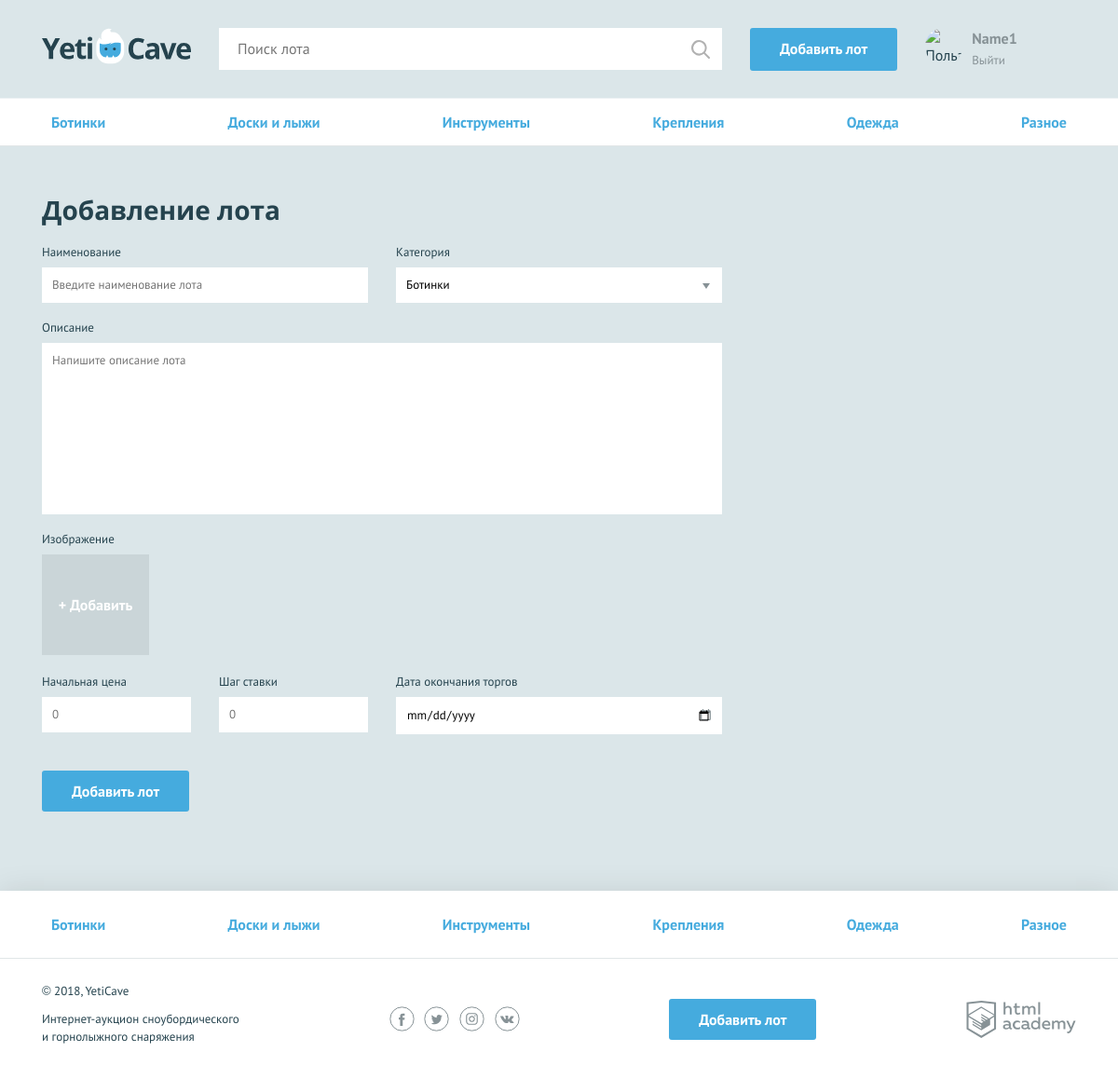
The page /add.php (signed in) on the database its author committed.
### tables this page shows
CREATE TABLE categories (
	id INT AUTO_INCREMENT PRIMARY KEY, 
	name CHAR (32) UNIQUE NOT NULL
);

### functions.php (called while the page is built, shortened)
<?php
	function include_template($name, $data) {
		$name = 'templates/' . $name;
		extract($data);
		require $name;
		$result = ob_get_clean();
		return $result;
	}
function include_component($name, $data) {
    $name = 'components/' . $name;
    extract($data);
    require $name;
    $result = ob_get_clean();
    return $result;
}
?>

### templates/tmpl_add.php (the view, shortened to what this page needs)
<form class="form form--add-lot container form--invalid" action="add.php" method="post" enctype="multipart/form-data">
    <h2>Добавление лота</h2>
    <div class="form__container-two">
        <?php $classname = isset($errors['name']) ? "form__item--invalid" : "";
        $value = isset($lot['name']) ? strip_tags($lot['name']) : ""; ?>
        <div class="form__item <?=$classname;?>">
            <label for="lot-name">Наименование</label>
            <input value="<?=$value;?>" id="lot-name" type="text" name="lot[name]" placeholder="Введите наименование лота" >
        </div>
        <div class="form__item">
            <label for="category">Категория</label>
            <select id="category" name="lot[category]" required>
                <?php foreach ($categories as $category): ?>
                    <option value="<?=$category['id'];?>">
                        <?=$category['name'];?></option>
                <?php endforeach; ?>
            </select>
        </div>
    </div>
    <?php $classname = isset($errors['description']) ? "form__item--invalid" : "";
    $value = isset($lot['description']) ? strip_tags($lot['description']) : ""; ?>
    <div class="form__item form__item--wide <?=$classname;?> " >
        <label for="message">Описание</label>
        <textarea id="message" name="lot[description]" placeholder="Напишите описание лота" ><?=$value;?></textarea>
    </div>
    <?php $classname = isset($_FILES['new_image']['name']) ? "form__item--uploaded" : "";
    $value = isset($_FILES['new_image']['name']) ? strip_tags($_FILES['new_image']['name']) : ""; ?>
    <div class="form__item form__item--file <?=$classname;?> ">
        <label>Изображение</label>
        <div class="form__input-file">
            <label for="photo2">
                <span>+ Добавить</span>
            </label>
        </div>
    </div>
    <div class="form__container-three">
        <?php $classname = isset($errors['st_price']) ? "form__item--invalid" : "";
        $value = isset($lot['st_price']) ? strip_tags($lot['st_price']) : ""; ?>
        <div class="form__item form__item--small <?=$classname;?>">
            <label for="lot-rate">Начальная цена</label>
            <input value="<?=$value;?>" id="lot-rate" type="number" name="lot[st_price]" placeholder="0" >
        </div>
        <?php $classname = isset($errors['bet_step']) ? "form__item--invalid" : "";
        $value = isset($lot['bet_step']) ? strip_tags($lot['bet_step']) : ""; ?>
        <div class="form__item form__item--small <?=$classname;?>">
            <label for="lot-step">Шаг ставки</label>
            <input value="<?=$value;?>" id="lot-step" type="number" name="lot[bet_step]" placeholder="0" >
        </div>
        <?php $classname = isset($errors['end_date']) ? "form__item--invalid" : "";
        $value = isset($lot['end_date']) ? strip_tags($lot['end_date']) : ""; ?>
        <div class="form__item <?=$classname;?>">
            <label for="lot-date">Дата окончания торгов</label>
            <input value="<?=$value;?>"  class="form__input-date" id="lot-date" type="date" name="lot[end_date]" >
        </div>
    </div>
    <button type="submit" class="button">Добавить лот</button>
</form>

### components/comp_categories.php
<nav class="nav">
    <ul class="nav__list container">
        <?php foreach ($categories as $category): ?>
            <li class="nav__item">
                <a href="pages/all-lots.html">
                    <?=$category['name'];?>
                </a>
            </li>
        <?php endforeach; ?>
    </ul>
</nav>

### css/style.css (style rules this page uses)
html, body { height: 100%; }
body { min-width: 1140px; background-color: #dbe6e9; font-family: "PT Sans", sans-serif; font-weight: 400; font-size: 16px; line-height: 26px; color: #25434e; }
a { text-decoration: none; }
h2 { margin: 0; font-family: "Open Sans", sans-serif; font-size: 28px; line-height: 35px; font-weight: 700; }
.container { width: 1110px; margin: 0 auto; padding: 0 15px; }
.button { display: block; padding: 9px 32px; background-color: #45abde; color: #ffffff; text-align: center; font-weight: 700; border: none; border-radius: 3px; }
.nav { background-color: #ffffff; border-bottom: 1px solid #e1e6e7; }
.nav__list { display: -webkit-flex; display: -ms-flexbox; display: flex; -webkit-justify-content: space-between; -ms-flex-pack: justify; justify-content: space-between; -webkit-flex-wrap: wrap; -ms-flex-wrap: wrap; flex-wrap: wrap; list-style: none; }
.nav__item a { position: relative; display: block; padding: 12px 10px; font-weight: 700; color: #45abde; }
.nav__item a::before { content: ""; display: none; position: absolute; bottom: 0; width: calc(100% - 20px); height: 3px; background-color: #e2e5e6; }
.main-footer .nav__item a { padding: 23px 10px; }
.form { padding-top: 51px; }
.form h2 { padding-bottom: 15px; }
.form__item { width: 350px; margin: 0; margin-bottom: 14px; font-size: 13px; }
.form__item label { display: block; margin-bottom: 3px; }
.form__item input, .form__item textarea { display: block; width: 100%; padding: 5px 10px; border: 1px solid #ffffff; box-sizing: border-box; }
.form__item textarea { min-height: 184px; resize: none; }
.form__item--small { width: 160px }
.form__item--wide { width: 730px; }
.form .button { display: inline-block; vertical-align: middle; margin-right: 20px; }
.form__item select { display: block; width: 350px; padding: 5px 10px; border: 1px solid #ffffff; box-sizing: border-box; border-radius: 0; -webkit-appearance: none; -moz-appearance: none; appearance: none; background: #ffffff url("../img/dropdown.svg") 328px 16px no-repeat; }
.form__container-two, .form__container-three { display: -webkit-flex; display: -ms-flexbox; display: flex; -webkit-justify-content: space-between; -ms-flex-pack: justify; justify-content: space-between; width: 730px; }
.form__container-three { margin-bottom: 25px; }
.form__input-date { background: #ffffff url("../img/date.svg") 326px 12px no-repeat; }
.form__input-file { position: relative; width: 115px; height: 110px; }
.form__item--file label span { display: block; background-color: #cad5d8; color: #ffffff; font-size: 16px; text-align: center; font-weight: 700; padding: 40px 0; box-sizing: border-box; border: 1px solid #cad5d8; cursor: pointer; }

### rows shown on the page
categories: name "Ботинки"
categories: name "Доски и лыжи"
categories: name "Инструменты"
categories: name "Крепления"
categories: name "Одежда"
categories: name "Разное"

### other values the page prints
strip_tags($user_data['name']) "Name1"
form field value "Ботинки"
